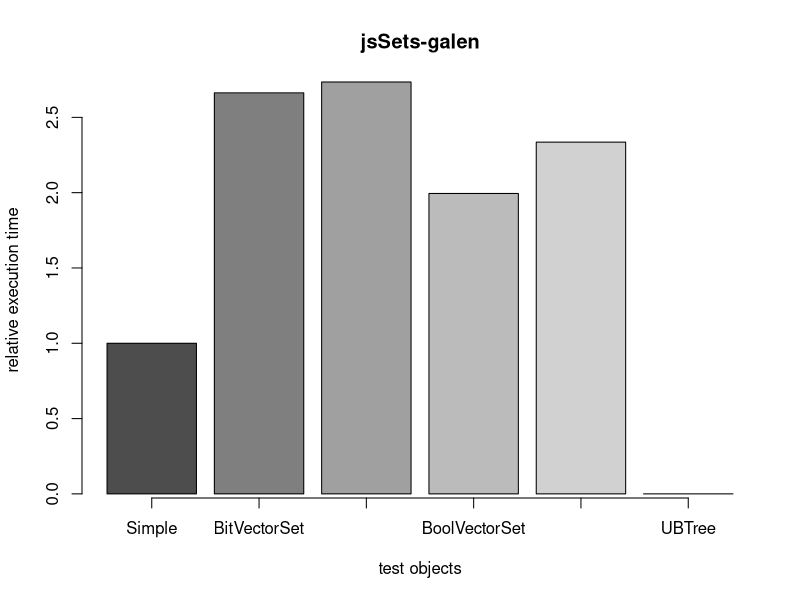
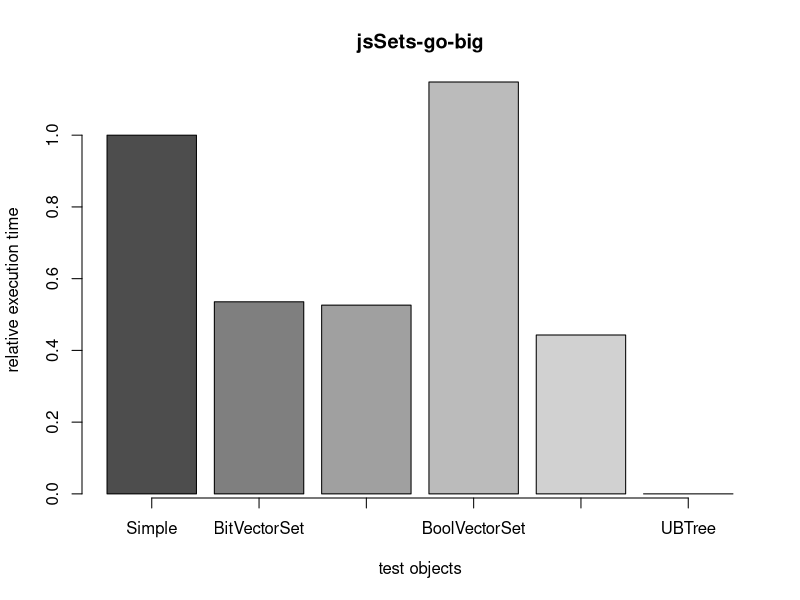
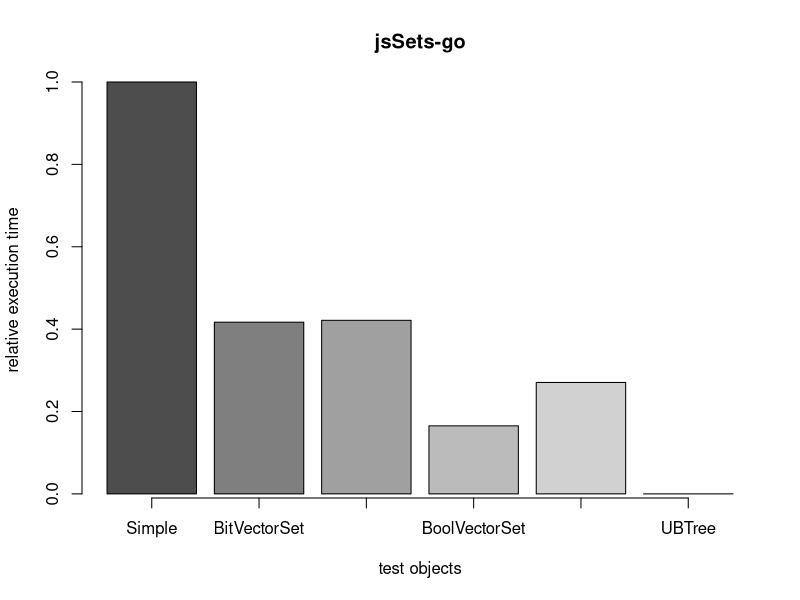
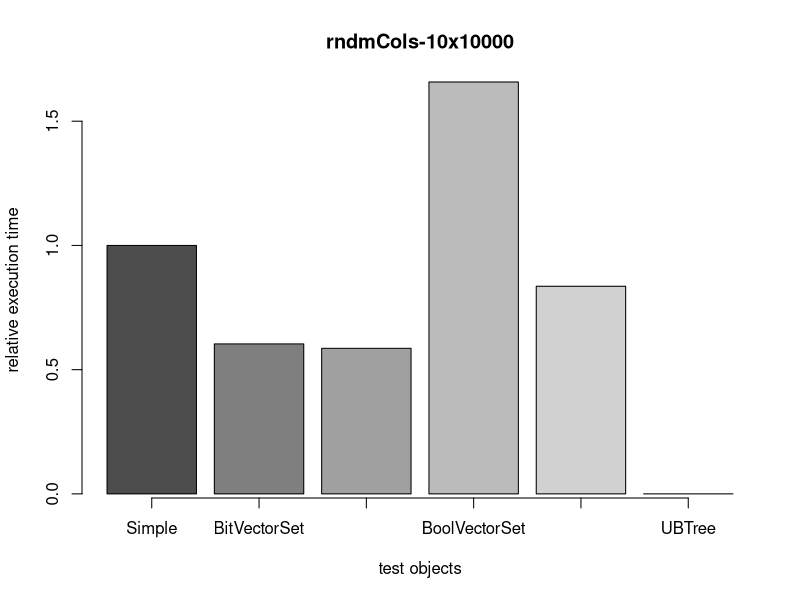
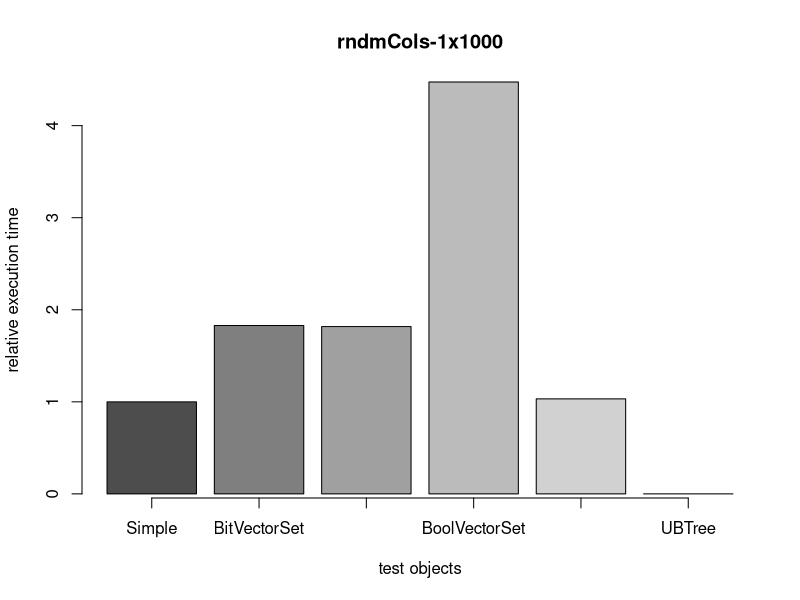
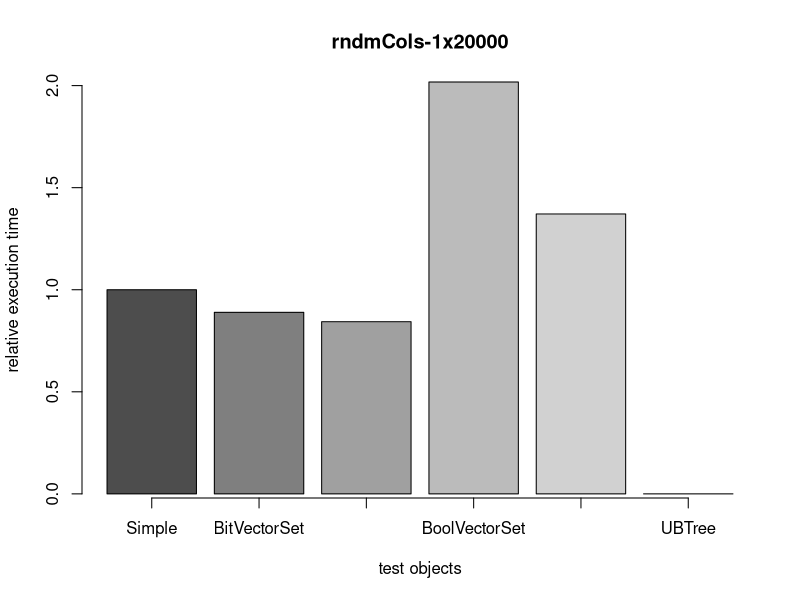

Recreate these plots in R, in order.
# read results
results <- read.csv("results.csv")
# number of tested set representation objects
objectNum <- ncol(results) - 1

# get mean of measured times for each tested object
#sumObj <- data.frame(matrix(nrow=1,ncol=ncol(results)))
#sumObj[1] <- "summary"
#for (i in 2:ncol(sumObj)) {
#  sumObj[i] <- mean(results[,i])
#}
## add to results
#colnames(sumObj) <- names(results)
#results <- rbind(results,data.frame(sumObj))

# number of tested files
fileNum <- nrow(results)
# names of tested files
fileNames <- results[, 1]

# show results in relation to first entry 
for (i in 1:fileNum) {
  results[i,2:ncol(results)] <- results[i,2:ncol(results)] / results[i,2]
}

# plot results
for (i in 1:fileNum) {
  # create pdf for plot
  pdf(paste0("plots/plot_", fileNames[i], ".pdf"))
  barplot(
    unlist(results[i, 2:(objectNum + 1)]),
    xlab = "test objects",
    ylab = "relative execution time",
    main = fileNames[i],
    col = grey.colors(objectNum),
    axes = TRUE,
    axis.lty = 1
  )
}

dev.off()
